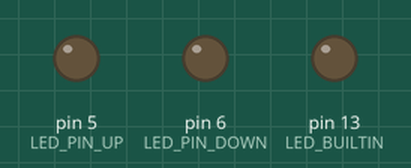
A sketch run on a simulated Arduino Uno, built with avr-gcc and run on an emulated ATmega328P. On the bench: output pins drawn as LEDs (lit = HIGH).

Above: at 0.2 s.
At 0.7 s:
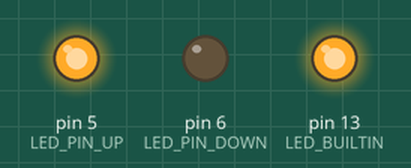
At 2.2 s:
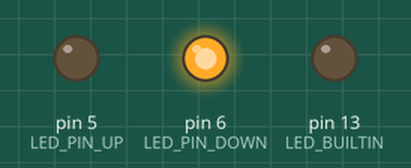
Timing chart, 0 to 3.0 s (numbered marks = the images above):
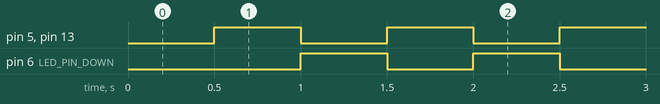

The sketch:

sketch_chickengate.ino
```cpp
// constants won't change. Used here to set a pin number:
#define LED_PIN_UP         5
#define LED_PIN_DOWN       6
#define STEPPER_DIRECTION  7
#define STEPPER_PIN        8

#define END_POS_TOP        9
#define END_POS_BOTTOM    10
#define MANUAL_SWITCH     11

#define posUnknown  0
#define posBottom   1
#define posToTop    2
#define posTop      3
#define posToBottom 4

#define DOWN -1
#define UP    1

// Variables will change:
bool ledState = LOW;             // ledState used to set the LED
bool stepperState = LOW;
volatile unsigned int upBtnCnt   = 0;
volatile unsigned int downBtnCnt = 0;
volatile byte curPos = posUnknown;

unsigned long previousMillis = 0;        // will store last time LED was updated

// constants won't change:
const long interval = 500;           // interval at which to blink (milliseconds)

void setup() {
  // set the digital pin as output:
  pinMode(LED_BUILTIN,       OUTPUT);
  pinMode(LED_PIN_UP,        OUTPUT);
  pinMode(LED_PIN_DOWN,      OUTPUT);
  pinMode(STEPPER_DIRECTION, OUTPUT);
  pinMode(STEPPER_PIN,       OUTPUT);

  pinMode(END_POS_TOP,       INPUT_PULLUP);
  pinMode(END_POS_BOTTOM,    INPUT_PULLUP);
  pinMode(MANUAL_SWITCH,     INPUT_PULLUP);

  attachInterrupt(digitalPinToInterrupt(END_POS_TOP),    ISR_posTop,       FALLING);
  attachInterrupt(digitalPinToInterrupt(END_POS_TOP),    ISR_unknownPos,   LOW);
  attachInterrupt(digitalPinToInterrupt(END_POS_TOP),    ISR_unknownPos,   RISING);
  attachInterrupt(digitalPinToInterrupt(END_POS_TOP),    ISR_unknownPos,   HIGH);
  attachInterrupt(digitalPinToInterrupt(END_POS_BOTTOM), ISR_posBottom,    FALLING);
  attachInterrupt(digitalPinToInterrupt(END_POS_BOTTOM), ISR_unknownPos,   LOW);
  attachInterrupt(digitalPinToInterrupt(END_POS_BOTTOM), ISR_unknownPos,   RISING);
  attachInterrupt(digitalPinToInterrupt(END_POS_BOTTOM), ISR_unknownPos,   HIGH);
  attachInterrupt(digitalPinToInterrupt(MANUAL_SWITCH),  ISR_manualSwitch, LOW);

}

void ISR_posTop()       { curPos = posTop;     }
void ISR_posBottom()    { curPos = posBottom;  }
void ISR_unknownPos()   { curPos = posUnknown; }
void ISR_manualSwitch() {
  switch (curPos){
    case posUnknown:
    case posTop:
    case posToTop:
      curPos = posToBottom;
      break;
    case posBottom:
    case posToBottom:
      curPos = posToTop;
      break;
  }
}

void gate(short dir){
  if(posUnknown == curPos){
    pinMode(STEPPER_DIRECTION, dir);
    unsigned int currentMillis = millis();
    if ( (currentMillis - previousMillis) >= 50) {
      stepperState = !stepperState;
      pinMode(STEPPER_PIN, stepperState);
    }
  }
}

void loop() {
  unsigned long currentMillis = millis();

  unsigned int lastBtnCnt = upBtnCnt;

  if (currentMillis - previousMillis >= interval) {
    // save the last time you blinked the LED
    previousMillis = currentMillis;

    // if the LED is off turn it on and vice-versa:
    ledState = !ledState;

    switch(curPos) {
      case posUnknown:
        digitalWrite(LED_PIN_UP,    ledState);
        digitalWrite(LED_PIN_DOWN, !ledState);
        digitalWrite(LED_BUILTIN,   ledState);
        gate(DOWN);
        break;
      case posBottom:
        digitalWrite(LED_PIN_UP,    LOW);
        digitalWrite(LED_PIN_DOWN,  HIGH);
        digitalWrite(LED_BUILTIN,   LOW);
        break;
      case posToTop:
        digitalWrite(LED_PIN_UP,    ledState);
        digitalWrite(LED_PIN_DOWN,  LOW);
        digitalWrite(LED_BUILTIN,   ledState);
        gate(UP);
        break;
      case posTop:
        digitalWrite(LED_PIN_UP,    HIGH);
        digitalWrite(LED_PIN_DOWN,  LOW);
        digitalWrite(LED_BUILTIN,   LOW);
        break;
      case posToBottom:
        digitalWrite(LED_PIN_UP,    LOW);
        digitalWrite(LED_PIN_DOWN,  ledState);
        digitalWrite(LED_BUILTIN,   ledState);
        gate(DOWN);
        break;
    }
  }
}
```

Measured:
- by itself, pin 5 (LED_PIN_UP), pin 6 (LED_PIN_DOWN), pin 13 (LED_BUILTIN): alternates HIGH for 0.50 s and LOW for 0.50 s
